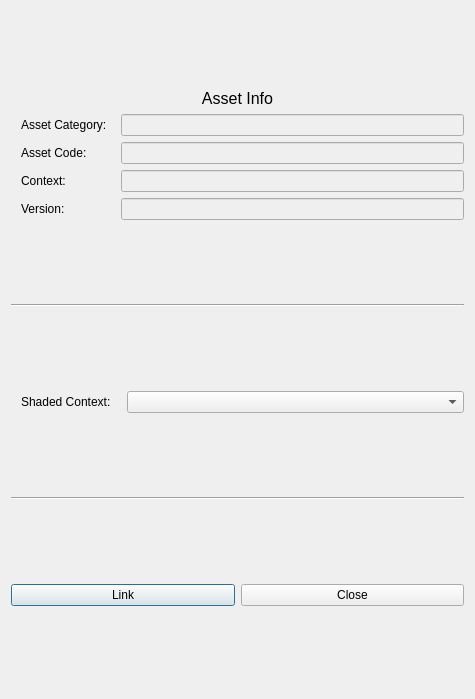
<?xml version="1.0" encoding="UTF-8"?>
<ui version="4.0">
 <class>LinkDialog</class>
 <widget class="QDialog" name="LinkDialog">
  <property name="geometry">
   <rect>
    <x>0</x>
    <y>0</y>
    <width>475</width>
    <height>699</height>
   </rect>
  </property>
  <property name="windowTitle">
   <string>Link Rig To Shaded</string>
  </property>
  <layout class="QVBoxLayout" name="verticalLayout">
   <item>
    <layout class="QVBoxLayout" name="verticalLayout_2">
     <item>
      <layout class="QVBoxLayout" name="verticalLayout_3">
       <property name="spacing">
        <number>0</number>
       </property>
       <item>
        <widget class="QLabel" name="label">
         <property name="sizePolicy">
          <sizepolicy hsizetype="Preferred" vsizetype="Maximum">
           <horstretch>0</horstretch>
           <verstretch>0</verstretch>
          </sizepolicy>
         </property>
         <property name="font">
          <font>
           <pointsize>12</pointsize>
          </font>
         </property>
         <property name="text">
          <string>Asset Info</string>
         </property>
         <property name="alignment">
          <set>Qt::AlignCenter</set>
         </property>
        </widget>
       </item>
      </layout>
     </item>
     <item>
      <layout class="QHBoxLayout" name="horizontalLayout_4">
       <property name="spacing">
        <number>0</number>
       </property>
       <property name="leftMargin">
        <number>10</number>
       </property>
       <item>
        <widget class="QLabel" name="label_2">
         <property name="sizePolicy">
          <sizepolicy hsizetype="Minimum" vsizetype="Preferred">
           <horstretch>0</horstretch>
           <verstretch>0</verstretch>
          </sizepolicy>
         </property>
         <property name="minimumSize">
          <size>
           <width>100</width>
           <height>0</height>
          </size>
         </property>
         <property name="text">
          <string>Asset Category: </string>
         </property>
        </widget>
       </item>
       <item>
        <widget class="QLineEdit" name="assetCategoryEdit">
         <property name="enabled">
          <bool>false</bool>
         </property>
        </widget>
       </item>
      </layout>
     </item>
     <item>
      <layout class="QHBoxLayout" name="horizontalLayout_5">
       <property name="spacing">
        <number>0</number>
       </property>
       <property name="leftMargin">
        <number>10</number>
       </property>
       <item>
        <widget class="QLabel" name="label_3">
         <property name="sizePolicy">
          <sizepolicy hsizetype="Minimum" vsizetype="Preferred">
           <horstretch>0</horstretch>
           <verstretch>0</verstretch>
          </sizepolicy>
         </property>
         <property name="minimumSize">
          <size>
           <width>100</width>
           <height>0</height>
          </size>
         </property>
         <property name="text">
          <string>Asset Code: </string>
         </property>
        </widget>
       </item>
       <item>
        <widget class="QLineEdit" name="assetCodeEdit">
         <property name="enabled">
          <bool>false</bool>
         </property>
         <property name="sizePolicy">
          <sizepolicy hsizetype="Expanding" vsizetype="Fixed">
           <horstretch>0</horstretch>
           <verstretch>0</verstretch>
          </sizepolicy>
         </property>
        </widget>
       </item>
      </layout>
     </item>
     <item>
      <layout class="QHBoxLayout" name="horizontalLayout_6">
       <property name="spacing">
        <number>0</number>
       </property>
       <property name="leftMargin">
        <number>10</number>
       </property>
       <item>
        <widget class="QLabel" name="label_4">
         <property name="sizePolicy">
          <sizepolicy hsizetype="Minimum" vsizetype="Preferred">
           <horstretch>0</horstretch>
           <verstretch>0</verstretch>
          </sizepolicy>
         </property>
         <property name="minimumSize">
          <size>
           <width>100</width>
           <height>0</height>
          </size>
         </property>
         <property name="text">
          <string>Context:</string>
         </property>
        </widget>
       </item>
       <item>
        <widget class="QLineEdit" name="assetContextEdit">
         <property name="enabled">
          <bool>false</bool>
         </property>
        </widget>
       </item>
      </layout>
     </item>
     <item>
      <layout class="QHBoxLayout" name="horizontalLayout">
       <property name="spacing">
        <number>0</number>
       </property>
       <property name="leftMargin">
        <number>10</number>
       </property>
       <item>
        <widget class="QLabel" name="label_5">
         <property name="sizePolicy">
          <sizepolicy hsizetype="Minimum" vsizetype="Preferred">
           <horstretch>0</horstretch>
           <verstretch>0</verstretch>
          </sizepolicy>
         </property>
         <property name="minimumSize">
          <size>
           <width>100</width>
           <height>0</height>
          </size>
         </property>
         <property name="text">
          <string>Version:</string>
         </property>
        </widget>
       </item>
       <item>
        <widget class="QLineEdit" name="assetVersionEdit">
         <property name="enabled">
          <bool>false</bool>
         </property>
        </widget>
       </item>
      </layout>
     </item>
    </layout>
   </item>
   <item>
    <widget class="Line" name="line">
     <property name="orientation">
      <enum>Qt::Horizontal</enum>
     </property>
    </widget>
   </item>
   <item>
    <layout class="QVBoxLayout" name="scrollerLayout">
     <item>
      <layout class="QHBoxLayout" name="sc">
       <property name="leftMargin">
        <number>10</number>
       </property>
       <item>
        <widget class="QLabel" name="label_6">
         <property name="sizePolicy">
          <sizepolicy hsizetype="Minimum" vsizetype="Preferred">
           <horstretch>0</horstretch>
           <verstretch>0</verstretch>
          </sizepolicy>
         </property>
         <property name="minimumSize">
          <size>
           <width>100</width>
           <height>0</height>
          </size>
         </property>
         <property name="text">
          <string>Shaded Context:</string>
         </property>
        </widget>
       </item>
       <item>
        <widget class="QComboBox" name="targetContextBox">
         <property name="sizePolicy">
          <sizepolicy hsizetype="Expanding" vsizetype="Fixed">
           <horstretch>0</horstretch>
           <verstretch>0</verstretch>
          </sizepolicy>
         </property>
         <property name="contextMenuPolicy">
          <enum>Qt::NoContextMenu</enum>
         </property>
        </widget>
       </item>
      </layout>
     </item>
    </layout>
   </item>
   <item>
    <widget class="Line" name="line_2">
     <property name="orientation">
      <enum>Qt::Horizontal</enum>
     </property>
    </widget>
   </item>
   <item>
    <layout class="QHBoxLayout" name="mainButtonBoxLayout">
     <property name="sizeConstraint">
      <enum>QLayout::SetDefaultConstraint</enum>
     </property>
     <item>
      <widget class="QPushButton" name="linkButton">
       <property name="text">
        <string>Link</string>
       </property>
      </widget>
     </item>
     <item>
      <widget class="QPushButton" name="closeButton">
       <property name="text">
        <string>Close</string>
       </property>
      </widget>
     </item>
    </layout>
   </item>
  </layout>
 </widget>
 <resources/>
 <connections/>
</ui>
